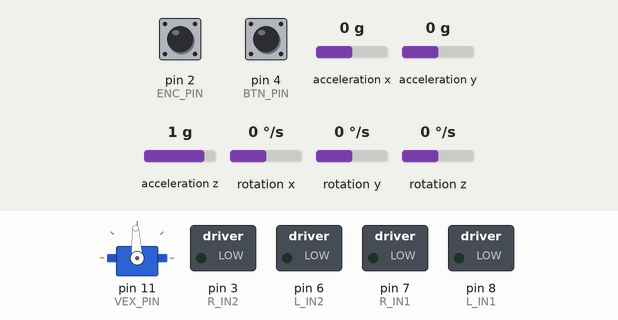
The sketch below on a simulated Arduino Uno, built with avr-gcc and run on an emulated ATmega328P. Parts: servo, switched loads named in the sketch (green lamp = pin HIGH). Inputs (shaded band) come from the test bench; at power-on: pin 4 (BTN_PIN) HIGH, rotation z 0 °/s, pin 2 (ENC_PIN) HIGH, acceleration x 0 g, acceleration y 0 g, acceleration z 1 g, rotation x 0 °/s, rotation y 0 °/s.

Above: at 4.0 s.
4.1 s: pin 4 (BTN_PIN) pulled LOW for 0.15 s
At 5.0 s:
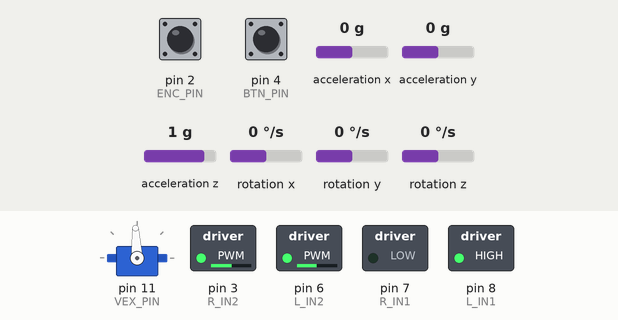
5.8 s: rotation z set to -192 °/s
At 6.8 s:
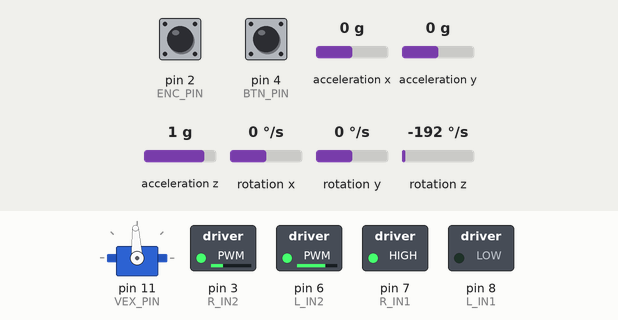
At 8.1 s:
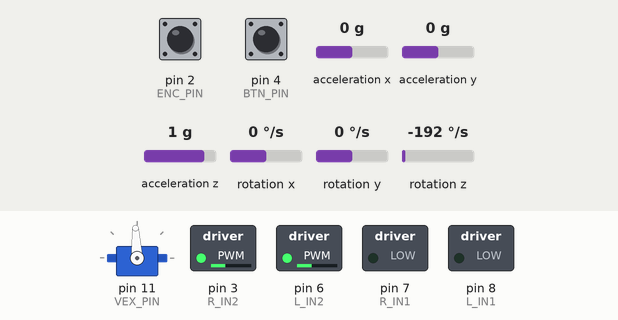
Timing chart, 0 to 9.6 s (numbered marks = the images above; inputs shaded):
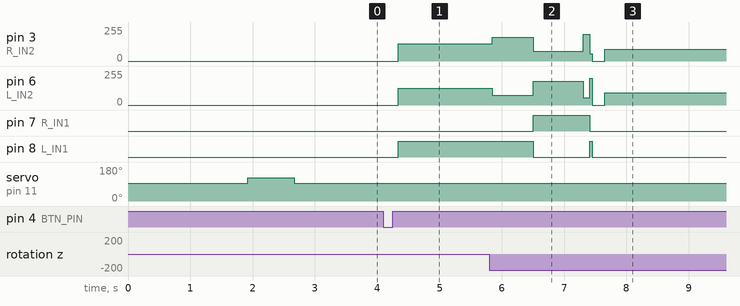

Measured:
- after the input at 4.1 s, pin 3 (R_IN2): 0/255 → 131/255 after 0.24 s; pin 6 (L_IN2): 0/255 → 124/255 after 0.24 s; pin 8 (L_IN1): LOW → HIGH after 0.24 s
- after the input at 5.8 s, pin 7 (R_IN1): LOW → HIGH after 0.71 s, → LOW 0.90 s later; pin 8 (L_IN1): HIGH → LOW after 0.71 s instead of 4.5 s

The sketch:

______________.ino
```cpp
#include <Arduino.h>
#include <Wire.h>
#include <MPU6050_light.h>
#include <Servo.h>


MPU6050 mpu(Wire);
Servo vex;

const int L_IN1 = 8, L_IN2 = 6;
const int R_IN1 = 7, R_IN2 = 3;
const int BTN_PIN = 4;


const int ENC_PIN = 2;
const unsigned long MIN_PULSE_US = 180;
volatile long encTicks = 0;
volatile unsigned long lastPulseUs = 0;


const int VEX_PIN = 11;
const int PWM_STOP  = 1500;
const int PWM_OPEN  = 1800;
const int PWM_CLOSE = 1300;
const unsigned long OPEN_MS  = 750;
const unsigned long CLOSE_MS = 600;


const float KP = 2.9f;
const float KD = 0.12f;
const float TOL_DEG = 0.5f;

const int MIN_PWM_L = 55;
const int MIN_PWM_R = 53;
const int PWM_MAX = 180;
const unsigned long MAX_TURN_MS = 6000;


const long TICKS_PER_METER = 180;
const int SPEED_FWD = 90;
const int SPEED_BWD = 90;
const int TRIM_L = +2;
const int TRIM_R = 0;

bool buttonPressed() { return digitalRead(BTN_PIN) == LOW; }
void waitButtonPressRelease() {
  while (!buttonPressed()) delay(5);
  delay(30);
  while (buttonPressed()) delay(5);
  delay(80);
}

void isrEnc() {
  unsigned long now = micros();
  if (now - lastPulseUs >= MIN_PULSE_US) {
    encTicks++;
    lastPulseUs = now;
  }
}

void resetEnc() {
  noInterrupts();
  encTicks = 0;
  lastPulseUs = micros();
  interrupts();
}

long getEnc() {
  long t;
  noInterrupts();
  t = encTicks;
  interrupts();
  return t;
}

void stopAll() {
  digitalWrite(L_IN1, LOW); digitalWrite(L_IN2, LOW);
  digitalWrite(R_IN1, LOW); digitalWrite(R_IN2, LOW);
}

void motorSigned_IN2PWM(int in1, int in2_pwm, int speed) {
  speed = constrain(speed, -255, 255);
  if (speed == 0) { digitalWrite(in1, LOW); digitalWrite(in2_pwm, LOW); return; }

  int pwm = abs(speed);
  if (speed > 0) {
    digitalWrite(in1, LOW);
    analogWrite(in2_pwm, pwm);
  } else {
    digitalWrite(in1, HIGH);
    analogWrite(in2_pwm, 255 - pwm);
  }
}

void setMotors(int leftSpeed, int rightSpeed) {
  motorSigned_IN2PWM(L_IN1, L_IN2, leftSpeed);
  motorSigned_IN2PWM(R_IN1, R_IN2, rightSpeed);
}

float wrapErrDeg(float e) {
  while (e > 180.0f) e -= 360.0f;
  while (e < -180.0f) e += 360.0f;
  return e;
}

int applyMin(int cmd, int minPwm) {
  if (cmd == 0) return 0;
  int s = (cmd > 0) ? 1 : -1;
  int a = abs(cmd);
  if (a < minPwm) a = minPwm;
  return s * a;
}

void gripperOpen() {
  vex.writeMicroseconds(PWM_STOP);
  delay(120);
  vex.writeMicroseconds(PWM_OPEN);
  delay(OPEN_MS);
  vex.writeMicroseconds(PWM_STOP);
  delay(200);
}

void gripperClose() {
  vex.writeMicroseconds(PWM_STOP);
  delay(120);
  vex.writeMicroseconds(PWM_CLOSE);
  delay(CLOSE_MS);
  vex.writeMicroseconds(PWM_STOP);
  delay(200);
}

void turnRelative(float deg) {
  mpu.update();
  float startYaw = mpu.getAngleZ();
  float targetYaw = startYaw + deg;

  unsigned long t0 = millis();

  while (true) {
    mpu.update();

    float yaw = mpu.getAngleZ();
    float e = wrapErrDeg(targetYaw - yaw);
    float w = mpu.getGyroZ();

    if (abs(e) <= TOL_DEG) break;

    int u = (int)round(KP * e - KD * w);
    u = constrain(u, -PWM_MAX, PWM_MAX);

    int leftCmd  = applyMin(-u, MIN_PWM_L);
    int rightCmd = applyMin( u, MIN_PWM_R);

    setMotors(leftCmd, rightCmd);

    if (millis() - t0 > MAX_TURN_MS) break;
    delay(5);
  }

  stopAll();
  delay(200);
}

void driveCm(float cm, bool forward) {
  if (cm <= 0.1f) return;

  long targetTicks = (long)round(TICKS_PER_METER * (cm / 100.0f));
  long slowTicks   = (long)round(TICKS_PER_METER * 0.03f);
  if (slowTicks < 2) slowTicks = 2;

  resetEnc();

  int base = forward ? SPEED_FWD : -SPEED_BWD;

  while (true) {
    long t = getEnc();
    long remain = targetTicks - t;
    if (remain <= 0) break;

    int pwm = abs(base);

    if (remain < slowTicks) {
      pwm = (int)round((float)abs(base) * (float)remain / (float)slowTicks);
      if (pwm < 60) pwm = 60;
    }

    int l = (base > 0 ? +pwm : -pwm) + TRIM_L;
    int r = (base > 0 ? +pwm : -pwm) + TRIM_R;

    l = applyMin(l, MIN_PWM_L);
    r = applyMin(r, MIN_PWM_R);

    setMotors(l, r);
    delay(5);
  }

  stopAll();
  delay(200);
}

void setup() {
  pinMode(L_IN1, OUTPUT); pinMode(L_IN2, OUTPUT);
  pinMode(R_IN1, OUTPUT); pinMode(R_IN2, OUTPUT);
  stopAll();

  pinMode(BTN_PIN, INPUT_PULLUP);

  pinMode(ENC_PIN, INPUT_PULLUP);
  attachInterrupt(digitalPinToInterrupt(ENC_PIN), isrEnc, RISING);

  vex.attach(VEX_PIN);
  vex.writeMicroseconds(PWM_STOP);
  delay(200);

  Wire.begin();
  if (mpu.begin() != 0) {
    while (true) { stopAll(); delay(50); }
  }
  delay(600);
  mpu.calcOffsets(true, true);

  gripperOpen();
}

void loop() {

  waitButtonPressRelease();

  turnRelative(+45.0f);

  driveCm(9.0f, true);
  gripperClose();

  driveCm(9.0f, false);
  turnRelative(-45.0f);

  driveCm(14.0f, true);
  gripperOpen();

  driveCm(14.0f, false);

  turnRelative(-45.0f);

  driveCm(9.0f, true);
  gripperClose();

  driveCm(9.0f, false);

  turnRelative(-45.0f);


  driveCm(14.0f, true);
  gripperOpen();

  driveCm(14.0f, false);

  turnRelative(-45.0f);


  driveCm(13.0f, true);
  gripperClose();


  driveCm(13.0f, false);


  turnRelative(+45.0f);

  driveCm(14.0f, true);
  gripperOpen();

  driveCm(14.0f, false);

  turnRelative(-135.0f);


  driveCm(10.0f, true);
  gripperClose();

  driveCm(10.0f, false);


  turnRelative(-45.0f);

  driveCm(14.0f, true);
  gripperOpen();


  driveCm(14.0f, false);

  stopAll();
  while (true) { delay(50); }

}
```
